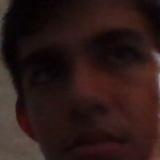
#> input picture 4 - Dataset Rostros y Proyecto CNN/dataset/Alumno_JeanSaavedra/foto_11.jpg, 160 x 160 px; its folder holds only this picture in this run
$ python 02_prep.py
#> lines starting #> are read from the running program, lines starting #| are printed output that depends on the picture
import cv2
import os

BASE_DIR = os.path.dirname(os.path.dirname(__file__))
dataset_dir = os.path.join(BASE_DIR, 'dataset')
face_cascade = cv2.CascadeClassifier(cv2.data.haarcascades + 'haarcascade_frontalface_default.xml')

print(f"Buscando fotos en: {os.path.abspath(dataset_dir)}")

if not os.path.exists(dataset_dir):
    print(f"Error: No se encuentra la ruta {dataset_dir}")
    exit()

for subdir in os.listdir(dataset_dir):
    path_sujeto = os.path.join(dataset_dir, subdir)

    if not os.path.isdir(path_sujeto):
        continue

    print(f"Procesando fotos de: {subdir}...")

    for file in os.listdir(path_sujeto):
        img_path = os.path.join(path_sujeto, file)
        if not file.lower().endswith(('.png', '.jpg', '.jpeg')):
            continue

        img = cv2.imread(img_path)
#> img is the input picture: shape (160, 160, 3); mean B, G, R 23.2, 25.5, 43.9
        if img is None:
            continue

        gray = cv2.cvtColor(img, cv2.COLOR_BGR2GRAY)
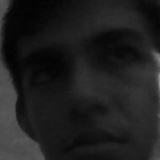
#> gray: shape (160, 160); min 2, max 143, mean 30.7
        faces = face_cascade.detectMultiScale(gray, 1.1, 4)
#> faces = ()

        if len(faces) > 0:
            (x, y, w, h) = faces[0]
            roi = img[y:y+h, x:x+w]
        else:
            roi = img

        final_img = cv2.resize(roi, (160, 160))
        cv2.imwrite(img_path, final_img)
#> pass 2 of the loop `for subdir in os.listdir(dataset_dir):`:
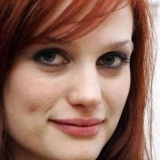
#> input picture 4 - Dataset Rostros y Proyecto CNN/dataset/Famoso_1/0001_01.jpg, 160 x 160 px
#> img is the input picture: shape (160, 160, 3); mean B, G, R 92.7, 106.7, 145.1
#> `gray = cv2.cvtColor(img, cv2.COLOR_BGR2GRAY)`:
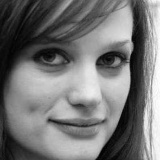
#> gray: shape (160, 160); min 0, max 255, mean 116.6
#> faces = [[12, 13, 139, 139]]
#> x = 12; y = 13; w = 139
#> `roi = img[y:y+h, x:x+w]`:
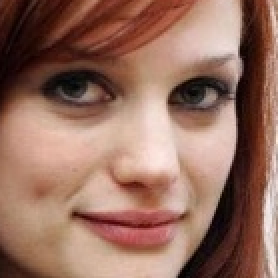
#> roi: shape (139, 139, 3) (shown 2 times larger); mean B, G, R 94.9, 110, 149.8

print("\n¡Proceso terminado con éxito!")
